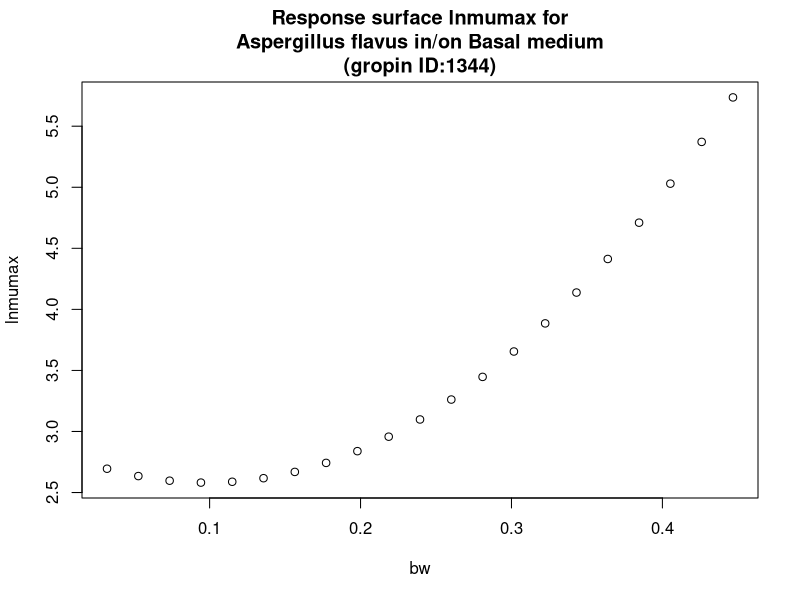

Generate this figure with R:
#############################
# start of Parameter script
#############################
bw <- seq(0.032032,0.446753246753247,length.out=21)
#############################
# end of Parameter script
#############################
############################# 
# start of Model script Gropin ID 1344 
#############################
 
# constant coefficients for this model
 
variables <- data.frame(bw)
argumentsPar <- expand.grid(variables)
 
# heart of the model
response_surface <- function(bw) {
   mumax <-(2.832-5.107*bw+25.98*bw^2)

return(mumax=mumax)
} 

# output parameters
responseSurface <- cbind(argumentsPar,response_surface(argumentsPar['bw']))
colnames(responseSurface) <- c(colnames(argumentsPar),'lnmumax')
#############################
# End of Model script
#############################
############################# 
# start of Visualisation script Gropin ID 1344 
#############################
plot(bw,responseSurface$'lnmumax',xlab='bw',
                          ylab='lnmumax',main='Response surface lnmumax for
Aspergillus flavus in/on Basal medium
(gropin ID:1344)')
#############################
# End of Visualisation script
#############################
